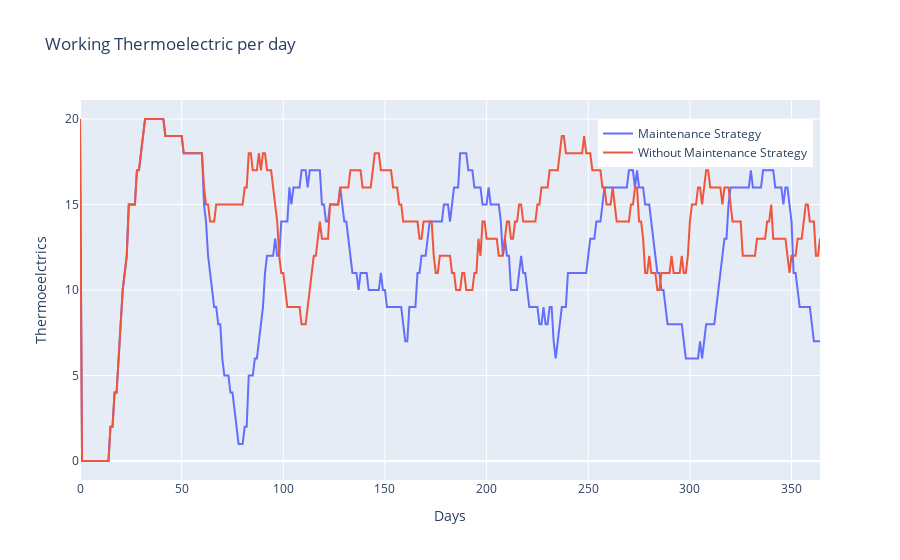
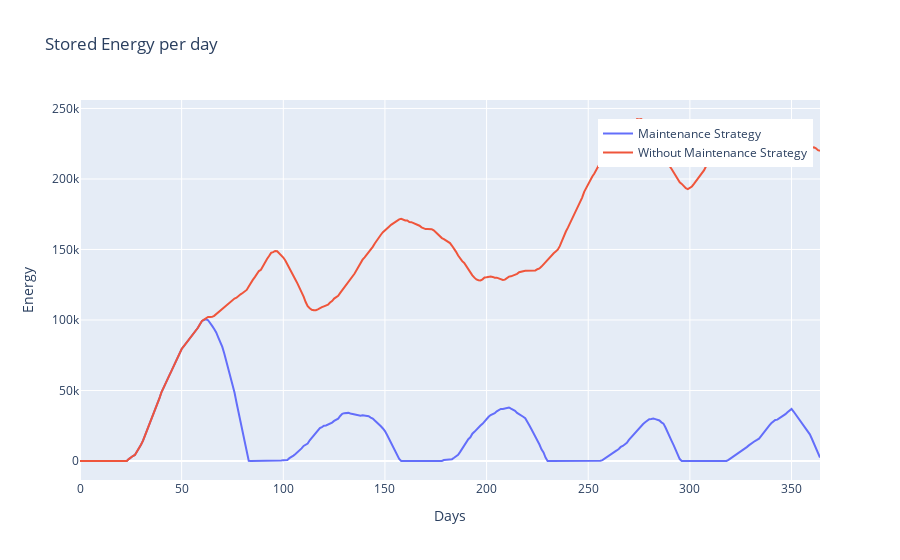

Notebook code for these charts, in order:
### Markdown cell above
# Maintenance VS Non Maintenance

### Code cell
list_of_days = list(range(0, days))
fig_comparison_working_thermoelectrics = go.Figure()
fig_comparison_working_thermoelectrics.add_trace(
    go.Scatter(
        x=list_of_days,
        y=working_thermoelectrics_maintenance_heuristic,
        mode="lines",
        name="Maintenance Strategy",
    )
)

fig_comparison_working_thermoelectrics.add_trace(
    go.Scatter(
        x=list_of_days,
        y=working_thermoelectrics_without_strategy,
        mode="lines",
        name="Without Maintenance Strategy",
    )
)

fig_comparison_energy = go.Figure()

fig_comparison_energy.add_trace(
    go.Scatter(
        x=list_of_days,
        y=stored_per_day_maintenance_heuristic,
        mode="lines",
        name="Maintenance Strategy",
    )
)

fig_comparison_energy.add_trace(
    go.Scatter(
        x=list_of_days,
        y=stored_energy_without_strategy,
        mode="lines",
        name="Without Maintenance Strategy",
    )
)

fig_comparison_deficit = go.Figure()

fig_comparison_deficit.add_trace(
    go.Scatter(
        x=list_of_days,
        y=deficit_per_day_maintenance_heuristic,
        mode="lines",
        name="Maintenance Strategy",
    )
)

fig_comparison_deficit.add_trace(
    go.Scatter(
        x=list_of_days,
        y=deficit_per_day_without_strategy,
        mode="lines",
        name="Without Maintenance Strategy",
    )
)

fig_comparison_working_thermoelectrics.update_layout(
    title="Working Thermoelectric per day",
    xaxis_title="Days",
    yaxis_title="Thermoeelctrics",
    legend=dict(x=0.7, y=0.95),
    showlegend=True,
)


fig_comparison_energy.update_layout(
    title="Stored Energy per day",
    xaxis_title="Days",
    yaxis_title="Energy",
    legend=dict(x=0.7, y=0.95),
    showlegend=True,
)


fig_comparison_deficit.update_layout(
    title="Deficit per day",
    xaxis_title="Days",
    yaxis_title="Energy",
    legend=dict(x=0.7, y=0.95),
    showlegend=True,
)

fig_comparison_working_thermoelectrics.show()
fig_comparison_energy.show()
fig_comparison_deficit.show()

### Figure 1 — Plotly figure (JSON) as saved in the notebook; plotly's stock layout.template omitted (floating-point values rounded to 4 significant figures; data arrays with more than 128 entries replaced by an {"elided": "..."} marker saying what was removed)
{"data": [{"mode": "lines", "name": "Maintenance Strategy", "type": "scatter", "x": {"elided": "365 int values"}, "y": {"elided": "366 int values"}}, {"mode": "lines", "name": "Without Maintenance Strategy", "type": "scatter", "x": {"elided": "365 int values"}, "y": {"elided": "366 int values"}}], "layout": {"legend": {"x": 0.7, "y": 0.95}, "showlegend": true, "title": {"text": "Working Thermoelectric per day"}, "xaxis": {"title": {"text": "Days"}}, "yaxis": {"title": {"text": "Thermoeelctrics"}}}}

### Figure 2 — Plotly figure (JSON) as saved in the notebook; plotly's stock layout.template omitted (floating-point values rounded to 4 significant figures; data arrays with more than 128 entries replaced by an {"elided": "..."} marker saying what was removed)
{"data": [{"mode": "lines", "name": "Maintenance Strategy", "type": "scatter", "x": {"elided": "365 int values"}, "y": {"elided": "366 float values"}}, {"mode": "lines", "name": "Without Maintenance Strategy", "type": "scatter", "x": {"elided": "365 int values"}, "y": {"elided": "366 float values"}}], "layout": {"legend": {"x": 0.7, "y": 0.95}, "showlegend": true, "title": {"text": "Stored Energy per day"}, "xaxis": {"title": {"text": "Days"}}, "yaxis": {"title": {"text": "Energy"}}}}
